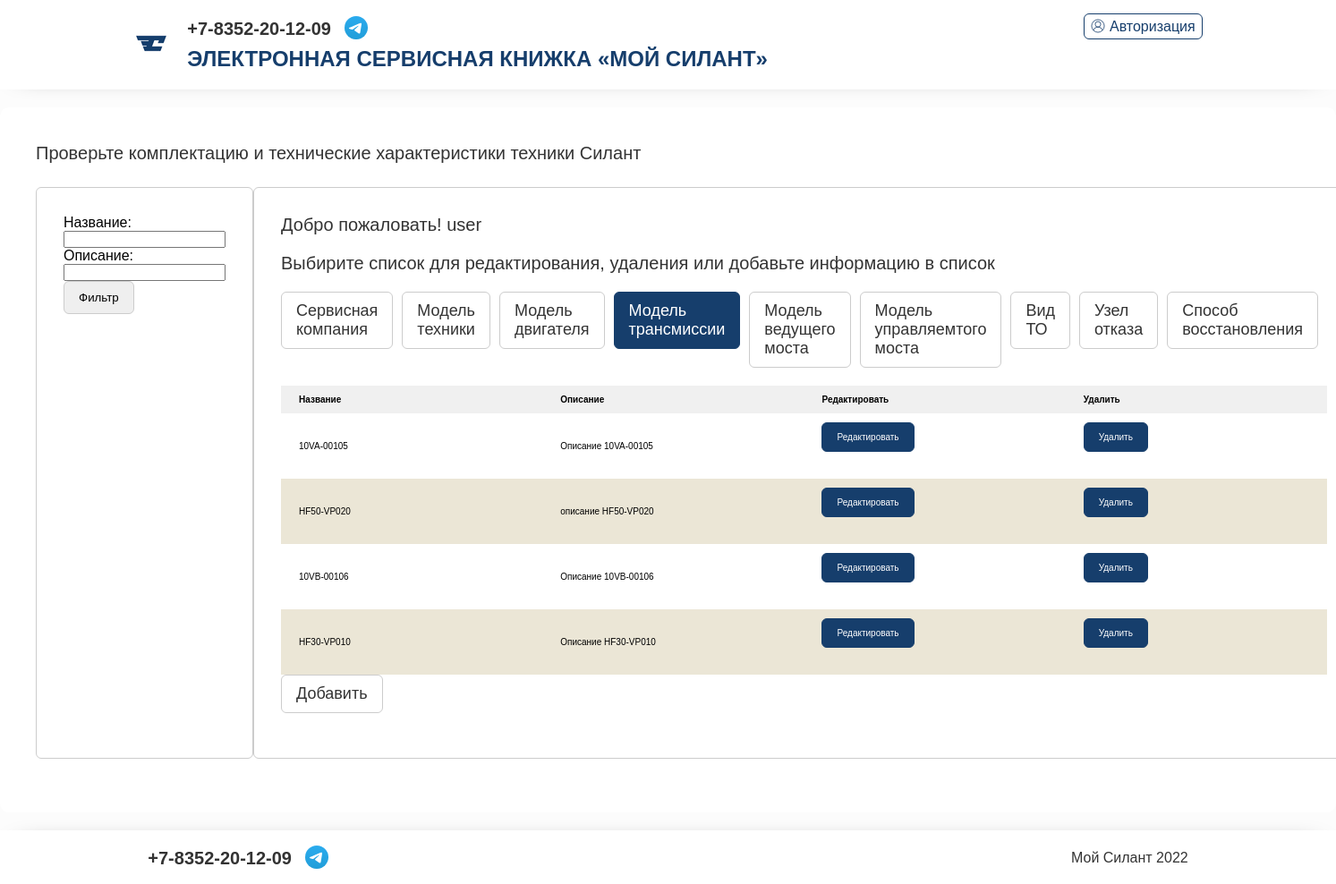
Screenshot of /modeltrans/ (signed in) with the database file from the repository.
### service/models.py (models this page shows, shortened)
class TransmissionModel(models.Model):
    name = models.TextField(verbose_name='Название')
    description = models.TextField(verbose_name='Описание')
    class Meta:
        verbose_name = 'Модель трансмиссии'

### service/views.py (the view)
# urls.py: path('modeltrans/', TransmissionModelListView.as_view(), name='modeltrans'),
class TransmissionModelListView(PermissionRequiredMixin, ListView):
    permission_required = ('service.view_transmissionmodel')
    model = TransmissionModel
    context_object_name = 'transmissionmodel'
    template_name = 'lists/transmissionmodel_list.html'
    queryset = TransmissionModel.objects.all()
    login_url = '/'
    def get_context_data(self, **kwargs):  # забираем отфильтрованные объекты переопределяя метод get_context_data у наследуемого класса (привет, полиморфизм, мы скучали!!!)
        context = super().get_context_data(**kwargs)
        context['filter'] = TransmissionModelFilter(self.request.GET, queryset=self.get_queryset())  # вписываем наш фильтр в контекст
        return context

### templates/lists/transmissionmodel_list.html (shortened to what this page needs)
<!DOCTYPE html>
{% extends 'base.html' %}
{% load static %}
{% block content %}
<div id="content">
  <div class="centrator">
    <section>
      <div class="line"><span class="title">Проверьте комплектацию и технические характеристики техники Силант</span></div>
      <div class="line">
        <div class="search_result">
          <div class="result_info">
            <div class="result_collection">
              <form method="GET">
              {{ filter.form }}
                <div class="tabs"><input class="tab" type="submit" value="Фильтр"></div>
              </form>
            </div>
          </div>
        </div>
        <div class="column">
          <div class="search_result">
            <div class="result_info"><span>Добро пожаловать! {{request.user.username}}</span></div>
            <div class="result_info"><span>Выбирите список для редактирования, удаления или добавьте информацию в список</span></div>
            <div class="result_collection">
              <div class="tabs">
                <a href="/servisecomp/"><div class="tab"><span>Сервисная компания</span></div></a>
                <a href="/modeltech/"><div class="tab"><span>Модель техники</span></div></a>
                <a href="/modeleng/"><div class="tab"><span>Модель двигателя</span></div></a>
                <a href="/modeltrans/"><div class="tab active"><span>Модель трансмиссии</span></div></a>
                <a href="/modelaxel/"><div class="tab"><span>Модель ведущего моста</span></div></a>
                <a href="/modelsteer/"><div class="tab"><span>Модель управляемтого моста</span></div></a>
                <a href="/servisetype/"><div class="tab"><span>Вид ТО</span></div></a>
                <a href="/fnode/"><div class="tab"><span>Узел отказа</span></div></a>
                <a href="/reco/"><div class="tab"><span>Способ восстановления</span></div></a>
              </div>
            </div>
            <div class="result_collection">
              <table>
                <tbody><tr>
                  <th class="nam left">Название</th>
                  <th class="nam left">Описание</th>
                  <th class="nam left">Редактировать</th>
                  <th class="nam left">Удалить</th>
                </tr>
                {% for m in filter.qs %}
                <tr id="myUL">
                  <td class="nam left">{{m.name}}</td>
                  <td class="nam left">{{m.description}}</td>
                  <td class="nam left">
                    <div class="tabs">
                      <a href="{% url 'edit_modeltrans' m.pk %}"><div class="tab active"><span><div class="smalltext">Редактировать</div></span></div></a>
                    </div>
                  </td>
                  <td class="nam left">
                    <div class="tabs">
                      <a href="{% url 'delete_modeltrans' m.pk %}"><div class="tab active"><span><div class="smalltext">Удалить</div></span></div></a>
                    </div>
                  </td>
                </tr>
                {% endfor %}
                </tbody></table>
                <div class="tabs"><a href="{% url 'create_modeltrans' %}"><div class="tab"><span>Добавить</span></div></a></div>
            </div>
          </div>
        </div>
      </div>
  </div>
</div>
{% endblock content %}

### static/css/app_debug.css (style rules this page uses)
:root { --cold-color: #163e6c; --hot-color: #d20a11; --blanc-color: #ebe6d6; --basic-text-color: #333; --basic-border-color: #ccc; }
.smalltext { font-size: 10px; }
* { padding: 0; margin: 0; }
p, span, li { color: var(--basic-text-color); }
a:link, a:any-link { color: var(--cold-color); text-decoration: none; }
div, input, header, footer, section { box-sizing: border-box; position: relative; }
body { min-height: 100vh; display: flex; flex-direction: column; background: #fcfcfc; font-family: Astra Sans, Helvetica, Arial, sans-serif; }
.line { display: flex; flex-direction: row; width: 100%; }
.column { flex-direction: column; width: 100%; }
.centrator { display: flex; flex-direction: row; min-width: 80%; }
#content { align-self: stretch; display: flex; flex: 1; justify-content: center; }
#content section { background: #fff; width: 100%; margin: 20px 0; padding: 40px; border-radius: 10px; height: min-content; }
#content section .search_result { border: 1px solid var(--basic-border-color); padding: 30px; margin: 20px 0; border-radius: 6px; }
#content section .search_result .result_info span { font-size: 20px; display: block; margin: 0 0 20px; }
#content section .search_result .result_collection .tabs { display: flex; margin-bottom: 20px; }
#content section .search_result .result_collection .tabs .tab { padding: 10px 16px; border-radius: 6px; margin-right: 10px; border: 1px solid var(--basic-border-color); cursor: pointer; }
#content section .search_result .result_collection .tabs .tab span { font-size: 18px; }
#content section .search_result .result_collection .tabs .tab.active, #content section .search_result .result_collection .tabs .tab:hover { border-color: var(--cold-color); background: var(--cold-color); }
#content section .search_result .result_collection .tabs .tab.active span, #content section .search_result .result_collection .tabs .tab:hover span { color: #fff; }
#content section .search_result .result_collection table { border-spacing: 0; max-width: 100%; min-width: 100%; empty-cells: show; }
#content section .search_result .result_collection table tr th { background: #f0f0f0; font-weight: bold; font-size: 10px; }
#content section .search_result .result_collection table tr td { border-spacing: 0; }
#content section .search_result .result_collection table tr:nth-child(2n+1) td { background: var(--blanc-color); }
#content section .search_result .result_collection table tr td, #content section .search_result .result_collection table tr th { padding: 10px 20px; }
#content section .search_result .result_collection table tr td.left, #content section .search_result .result_collection table tr th.left { text-align: left; }
#content section .search_result .result_collection table tr td.nam, #content section .search_result .result_collection table tr th.nam { min-width: 10px; max-width: 50px; font-size: 10px; }
#content section .title { font-size: 20px; cursor: default; margin-bottom: 6px; }
#content section form { width: 100%; display: flex; flex-direction: column; }

### rows the page displays
TransmissionModel: name "10VA-00105", description "Описание 10VA-00105"
TransmissionModel: name "HF50-VP020", description "описание HF50-VP020"
TransmissionModel: name "10VB-00106", description "Описание 10VB-00106"
TransmissionModel: name "HF30-VP010", description "Описание HF30-VP010"

### other values shown
{{ request.user.username }} "user"
